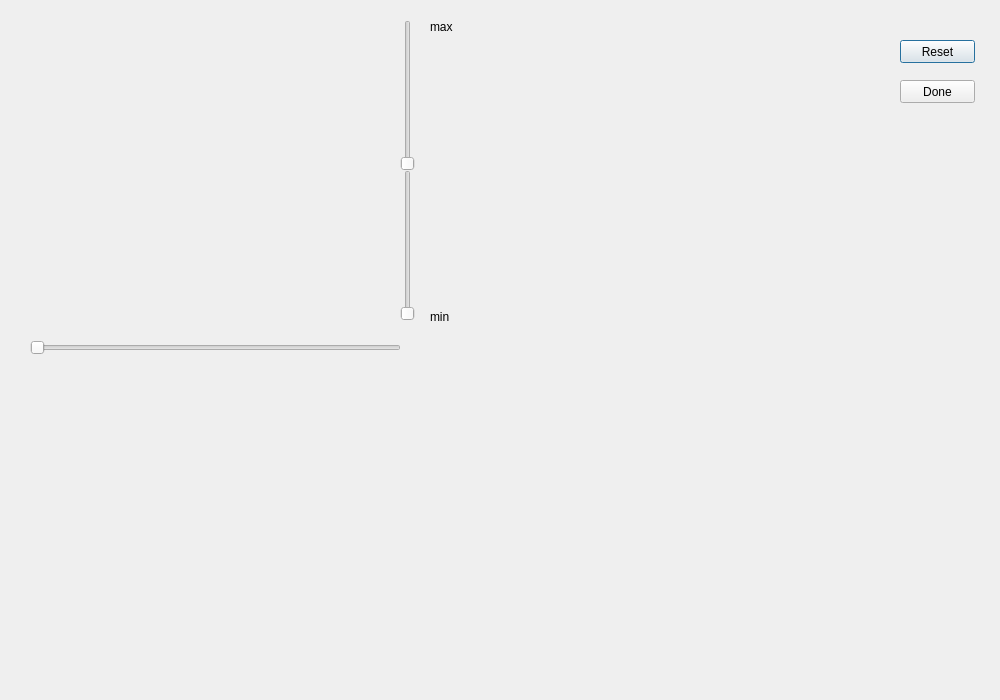
<?xml version="1.0" encoding="UTF-8"?>
<ui version="4.0">
 <class>Dialog</class>
 <widget class="QDialog" name="Dialog">
  <property name="geometry">
   <rect>
    <x>0</x>
    <y>0</y>
    <width>1000</width>
    <height>700</height>
   </rect>
  </property>
  <property name="windowTitle">
   <string>Dialog</string>
  </property>
  <widget class="QWidget" name="dispmapAxis" native="true">
   <property name="geometry">
    <rect>
     <x>20</x>
     <y>20</y>
     <width>391</width>
     <height>311</height>
    </rect>
   </property>
  </widget>
  <widget class="QWidget" name="projAxis" native="true">
   <property name="geometry">
    <rect>
     <x>490</x>
     <y>20</y>
     <width>391</width>
     <height>311</height>
    </rect>
   </property>
  </widget>
  <widget class="QWidget" name="fftAxis" native="true">
   <property name="geometry">
    <rect>
     <x>20</x>
     <y>370</y>
     <width>391</width>
     <height>311</height>
    </rect>
   </property>
  </widget>
  <widget class="QWidget" name="dispcurveAxis" native="true">
   <property name="geometry">
    <rect>
     <x>490</x>
     <y>370</y>
     <width>391</width>
     <height>311</height>
    </rect>
   </property>
  </widget>
  <widget class="QPushButton" name="pbReset">
   <property name="geometry">
    <rect>
     <x>900</x>
     <y>40</y>
     <width>75</width>
     <height>23</height>
    </rect>
   </property>
   <property name="text">
    <string>Reset</string>
   </property>
  </widget>
  <widget class="QPushButton" name="pbDone">
   <property name="geometry">
    <rect>
     <x>900</x>
     <y>80</y>
     <width>75</width>
     <height>23</height>
    </rect>
   </property>
   <property name="text">
    <string>Done</string>
   </property>
  </widget>
  <widget class="QSlider" name="slDisp">
   <property name="geometry">
    <rect>
     <x>30</x>
     <y>340</y>
     <width>371</width>
     <height>16</height>
    </rect>
   </property>
   <property name="orientation">
    <enum>Qt::Horizontal</enum>
   </property>
  </widget>
  <widget class="QSlider" name="slMax">
   <property name="geometry">
    <rect>
     <x>400</x>
     <y>20</y>
     <width>16</width>
     <height>151</height>
    </rect>
   </property>
   <property name="orientation">
    <enum>Qt::Vertical</enum>
   </property>
  </widget>
  <widget class="QSlider" name="verticalSlider_2">
   <property name="geometry">
    <rect>
     <x>400</x>
     <y>170</y>
     <width>16</width>
     <height>151</height>
    </rect>
   </property>
   <property name="orientation">
    <enum>Qt::Vertical</enum>
   </property>
  </widget>
  <widget class="QLabel" name="lbmin">
   <property name="geometry">
    <rect>
     <x>430</x>
     <y>310</y>
     <width>47</width>
     <height>14</height>
    </rect>
   </property>
   <property name="text">
    <string>min</string>
   </property>
  </widget>
  <widget class="QLabel" name="lbmax">
   <property name="geometry">
    <rect>
     <x>430</x>
     <y>20</y>
     <width>47</width>
     <height>14</height>
    </rect>
   </property>
   <property name="text">
    <string>max</string>
   </property>
  </widget>
 </widget>
 <resources/>
 <connections/>
</ui>
